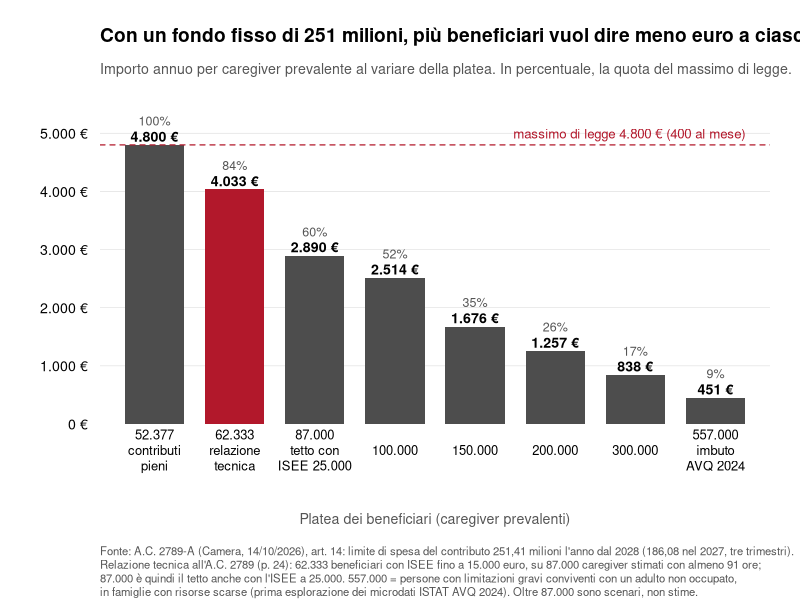
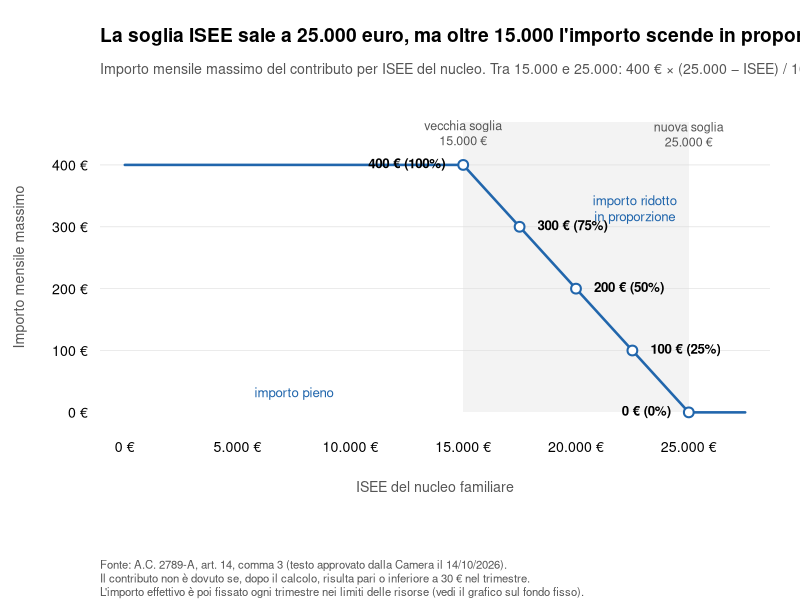
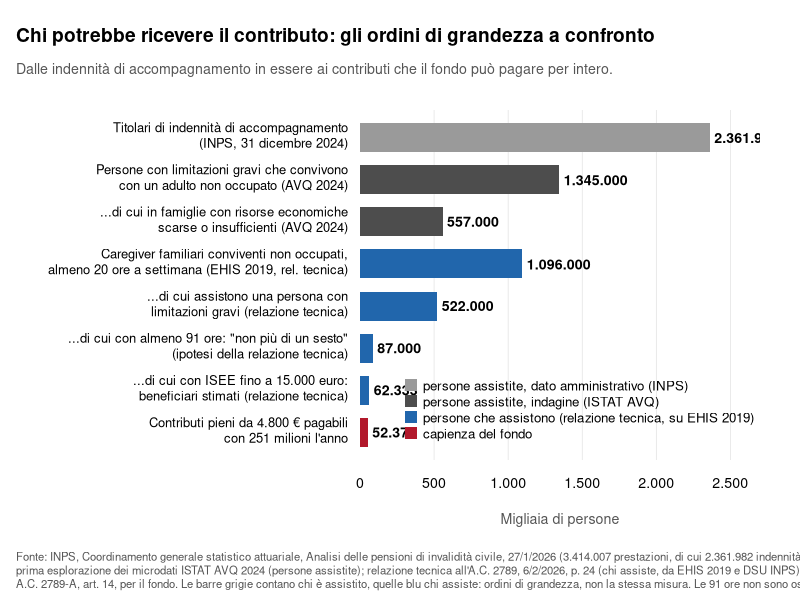

Here is the R script that generated these plots, in order:
# =============================================================================
# 09_grafici_fondo_fisso.R
# Tre grafici per l'Allegato A della tesina, con R di base (nessun pacchetto).
#  G06  importo annuo per beneficiario al variare della platea (fondo fisso)
#  G07  formula dell'ISEE tra 15.000 e 25.000 euro
#  G08  gli ordini di grandezza della platea a confronto
# Gli stessi numeri dello script 08_fondo_fisso_platea.R.
# Se sul Mac le lettere accentate escono male, lancia prima:
#   Sys.setlocale("LC_ALL", "it_IT.UTF-8")
# =============================================================================

# --- Parametri (identici allo script 08) -------------------------------------
# Limite di spesa del contributo (art. 14, comma 5, del testo approvato dalla Camera):
# 186,08 milioni nel 2027 (si pagano tre trimestri), 251,41 milioni nel 2028,
# 251,21 nel 2029-2034, 251,01 dal 2035. Lo stanziamento complessivo della legge
# (257 milioni nel 2027, 260 dal 2028) comprende anche piattaforma e personale INPS.
FONDO_CONTRIBUTO <- 251.41e6          # euro l'anno a regime (2028)
FONDO_2027       <- 186.08e6          # euro nel 2027, tre trimestri
CONTRIBUTO_MAX <- 1200 * 4            # 4.800 euro l'anno
ISEE_PIENO     <- 15000
ISEE_MAX       <- 25000
# Relazione tecnica al disegno di legge (A.C. 2789, 6/2/2026, p. 24 dello stampato):
RT_CONVIVENTI_20H      <- 1096000   # caregiver familiari conviventi non occupati, almeno 20 ore (EHIS 2019)
RT_NON_OCCUPATI        <- 522000    # ...di cui assistono una persona con limitazioni gravi
RT_PLATEA_MAX          <- 87000     # ...di cui con almeno 91 ore: "non piu' di un sesto" (ipotesi del Governo)
RT_BENEFICIARI         <- 62333     # ...di cui con ISEE fino a 15.000 euro (71,64%, dati DSU INPS 2023-24)
AVQ_CONVIVENTI_NON_OCC <- 1345000
AVQ_RISORSE_SCARSE     <- 557000

# --- Aspetto comune -------------------------------------------------------------
# Sul Mac R scrive i PNG con "quartz"; altrove con "cairo" (serve per le lettere accentate).
TIPO_PNG <- if (Sys.info()[["sysname"]] == "Darwin") "quartz" else "cairo"
SFONDO <- "#f4f4f1"   # fondo neutro chiaro di tutte le figure del paper, perché il testo risalti (10/11/2026)
GRIGIO  <- "#4D4D4D"
ROSSO   <- "#B2182B"
BLU     <- "#2166AC"
GRIGLIA <- "#DDDDDD"
TESTO2  <- "#555555"
it <- function(x, dec = 0) format(round(x, dec), big.mark = ".", decimal.mark = ",", trim = TRUE)

dir.create(file.path("output", "grafici"), showWarnings = FALSE, recursive = TRUE)
apri <- function(nome, larghezza = 10, altezza = 6.4) {
  png(file.path("output", "grafici", paste0(nome, ".png")),
      width = larghezza, height = altezza, units = "in", res = 240, type = TIPO_PNG, bg = SFONDO)
  par(family = "sans", mar = c(8.8, 5, 5.5, 1.5), mgp = c(3, 0.6, 0), las = 1,
      cex.axis = 0.85, bty = "n")
}
titoli <- function(titolo, sottotitolo, fonte) {
  mtext(titolo, side = 3, line = 3.2, adj = 0, font = 2, cex = 1.15)
  mtext(sottotitolo, side = 3, line = 1.6, adj = 0, cex = 0.85, col = TESTO2)
  mtext(fonte, side = 1, line = 7.8, adj = 0, cex = 0.68, col = TESTO2)
}

# =============================================================================
# G06 - importo annuo per beneficiario con fondo fisso
# =============================================================================
platea  <- c(FONDO_CONTRIBUTO / CONTRIBUTO_MAX, RT_BENEFICIARI, RT_PLATEA_MAX, 100000,
             150000, 200000, 300000, AVQ_RISORSE_SCARSE)
importo <- pmin(CONTRIBUTO_MAX, FONDO_CONTRIBUTO / platea)
etich   <- c(paste0(it(round(FONDO_CONTRIBUTO / CONTRIBUTO_MAX)), "\ncontributi\npieni"), "62.333\nrelazione\ntecnica", "87.000\ntetto con\nISEE 25.000", "100.000",
             "150.000", "200.000", "300.000", "557.000\nimbuto\nAVQ 2024")
colori  <- rep(GRIGIO, length(platea)); colori[2] <- ROSSO

apri("G06_importo_per_beneficiario_fondo_fisso")
b <- barplot(importo, names.arg = rep("", length(platea)), col = colori, border = NA,
             ylim = c(0, 5400), yaxt = "n", space = 0.35)
abline(h = seq(1000, 5000, 1000), col = GRIGLIA, lwd = 0.6)
barplot(importo, col = colori, border = NA, add = TRUE, axes = FALSE, names.arg = rep("", 8), space = 0.35)
axis(2, at = seq(0, 5000, 1000), labels = paste(it(seq(0, 5000, 1000)), "€"), col = NA, col.ticks = NA)
abline(h = CONTRIBUTO_MAX, col = ROSSO, lty = 2, lwd = 1.2)
text(max(b) + 0.5, CONTRIBUTO_MAX + 170, "massimo di legge 4.800 € (400 al mese)",
     adj = 1, cex = 0.8, col = ROSSO)
text(b, importo + 150, paste0(it(importo), " €"), cex = 0.85, font = 2)
text(b, importo + 420, paste0(round(100 * importo / CONTRIBUTO_MAX), "%"), cex = 0.75, col = TESTO2)
mtext(etich, side = 1, at = b, line = 0.5, cex = 0.78, padj = 0.5)
mtext("Platea dei beneficiari (caregiver prevalenti)", side = 1, line = 4.2, cex = 0.85, col = TESTO2)
titoli("Con un fondo fisso di 251 milioni, più beneficiari vuol dire meno euro a ciascuno",
       "Importo annuo per caregiver prevalente al variare della platea. In percentuale, la quota del massimo di legge.",
       paste0("Fonte: A.C. 2789-A (Camera, 14/10/2026), art. 14: limite di spesa del contributo 251,41 milioni l'anno dal 2028 (186,08 nel 2027, tre trimestri).\n",
              "Relazione tecnica all'A.C. 2789 (p. 24): 62.333 beneficiari con ISEE fino a 15.000 euro, su 87.000 caregiver stimati con almeno 91 ore;\n",
              "87.000 è quindi il tetto anche con l'ISEE a 25.000. 557.000 = persone con limitazioni gravi conviventi con un adulto non occupato,\n",
              "in famiglie con risorse scarse (prima esplorazione dei microdati ISTAT AVQ 2024). Oltre 87.000 sono scenari, non stime."))
dev.off()

# =============================================================================
# G07 - la formula dell'ISEE tra 15.000 e 25.000
# =============================================================================
isee  <- seq(0, 27500, by = 250)
coeff <- ifelse(isee <= ISEE_PIENO, 1,
         ifelse(isee >= ISEE_MAX, 0, (ISEE_MAX - isee) / (ISEE_MAX - ISEE_PIENO)))
mensile <- CONTRIBUTO_MAX * coeff / 12
punti <- c(15000, 17500, 20000, 22500, 25000)
punti_y <- CONTRIBUTO_MAX / 12 * ifelse(punti <= ISEE_PIENO, 1, (ISEE_MAX - punti) / 10000)

apri("G07_formula_isee_15000_25000")
plot(isee, mensile, type = "n", xlim = c(0, 27500), ylim = c(0, 470), xaxt = "n", yaxt = "n",
     xlab = "", ylab = "")
rect(ISEE_PIENO, 0, ISEE_MAX, 470, col = "#F3F3F3", border = NA)
abline(h = seq(100, 400, 100), col = GRIGLIA, lwd = 0.6)
axis(1, at = seq(0, 25000, 5000), labels = paste(it(seq(0, 25000, 5000)), "€"), col = NA, col.ticks = NA)
axis(2, at = seq(0, 400, 100), labels = paste(it(seq(0, 400, 100)), "€"), col = NA, col.ticks = NA)
lines(isee, mensile, col = BLU, lwd = 2.5)
points(punti, punti_y, pch = 21, bg = "white", col = BLU, lwd = 2, cex = 1.3)
text(punti, punti_y, paste0(it(punti_y), " € (", round(100 * punti_y / 400), "%)"),
     cex = 0.8, font = 2, pos = c(2, 4, 4, 4, 2), offset = 0.9)
text(ISEE_PIENO, 452, "vecchia soglia\n15.000 €", cex = 0.75, col = TESTO2, adj = 0.5)
text(ISEE_MAX, 450, "nuova soglia\n25.000 €", cex = 0.75, col = TESTO2, adj = 0.5)
text(7500, 30, "importo pieno", cex = 0.8, col = BLU)
text(22600, 330, "importo ridotto\nin proporzione", cex = 0.8, col = BLU)
mtext("ISEE del nucleo familiare", side = 1, line = 2.6, cex = 0.85, col = TESTO2)
mtext("Importo mensile massimo", side = 2, line = 3.6, cex = 0.85, col = TESTO2, las = 0)
titoli("La soglia ISEE sale a 25.000 euro, ma oltre 15.000 l'importo scende in proporzione",
       "Importo mensile massimo del contributo per ISEE del nucleo. Tra 15.000 e 25.000: 400 € × (25.000 − ISEE) / 10.000.",
       paste0("Fonte: A.C. 2789-A, art. 14, comma 3 (testo approvato dalla Camera il 14/10/2026).\n",
              "Il contributo non è dovuto se, dopo il calcolo, risulta pari o inferiore a 30 € nel trimestre.\n",
              "L'importo effettivo è poi fissato ogni trimestre nei limiti delle risorse (vedi il grafico sul fondo fisso)."))
dev.off()

# =============================================================================
# G08 - gli ordini di grandezza a confronto
# =============================================================================
INPS_ACCOMPAGNAMENTO <- 2361982   # indennità di accompagnamento vigenti al 31/12/2024
voci <- c("Titolari di indennità di accompagnamento\n(INPS, 31 dicembre 2024)",
          "Persone con limitazioni gravi che convivono\ncon un adulto non occupato (AVQ 2024)",
          "...di cui in famiglie con risorse economiche\nscarse o insufficienti (AVQ 2024)",
          "Caregiver familiari conviventi non occupati,\nalmeno 20 ore a settimana (EHIS 2019, rel. tecnica)",
          "...di cui assistono una persona con\nlimitazioni gravi (relazione tecnica)",
          "...di cui con almeno 91 ore: \"non più di un sesto\"\n(ipotesi della relazione tecnica)",
          "...di cui con ISEE fino a 15.000 euro:\nbeneficiari stimati (relazione tecnica)",
          "Contributi pieni da 4.800 € pagabili\ncon 251 milioni l'anno")
valori <- c(INPS_ACCOMPAGNAMENTO, AVQ_CONVIVENTI_NON_OCC, AVQ_RISORSE_SCARSE,
            RT_CONVIVENTI_20H, RT_NON_OCCUPATI, RT_PLATEA_MAX, RT_BENEFICIARI, FONDO_CONTRIBUTO / CONTRIBUTO_MAX)
tipo   <- c("inps", "assistiti", "assistiti", "caregiver", "caregiver", "caregiver", "caregiver", "fondo")
GRIGIO2 <- "#9A9A9A"
col8   <- c(inps = GRIGIO2, assistiti = GRIGIO, caregiver = BLU, fondo = ROSSO)[tipo]

png(file.path("output", "grafici", "G08_ordini_di_grandezza_platea.png"),
    width = 10, height = 7.6, units = "in", res = 240, type = TIPO_PNG, bg = SFONDO)
par(family = "sans", mar = c(7, 18, 5.5, 2), mgp = c(3, 0.6, 0), las = 1, cex.axis = 0.85, bty = "n")
b <- barplot(rev(valori) / 1000, horiz = TRUE, col = rev(col8), border = NA, xlim = c(0, 2700),
             xaxt = "n", names.arg = rep("", length(valori)), space = 0.45)
abline(v = seq(500, 2500, 500), col = GRIGLIA, lwd = 0.6)
barplot(rev(valori) / 1000, horiz = TRUE, col = rev(col8), border = NA, add = TRUE, axes = FALSE,
        names.arg = rep("", length(valori)), space = 0.45)
axis(1, at = seq(0, 2500, 500), labels = it(seq(0, 2500, 500)), col = NA, col.ticks = NA)
mtext(rev(voci), side = 2, at = b, line = 0.6, cex = 0.78, adj = 1, padj = 0.4)
text(rev(valori) / 1000 + 30, b, it(rev(valori)), adj = 0, cex = 0.85, font = 2)
mtext("Migliaia di persone", side = 1, line = 2.4, cex = 0.85, col = TESTO2)
legend("bottomright", inset = c(0, 0.03), bty = "n", cex = 0.8, pch = 15, pt.cex = 1.6,
       col = c(GRIGIO2, GRIGIO, BLU, ROSSO),
       legend = c("persone assistite, dato amministrativo (INPS)", "persone assistite, indagine (ISTAT AVQ)",
                  "persone che assistono (relazione tecnica, su EHIS 2019)", "capienza del fondo"))
xs <- grconvertX(0.02, from = "ndc", to = "user")   # bordo sinistro della figura
mtext("Chi potrebbe ricevere il contributo: gli ordini di grandezza a confronto", side = 3, line = 3.2, at = xs, adj = 0, font = 2, cex = 1.15)
mtext("Dalle indennità di accompagnamento in essere ai contributi che il fondo può pagare per intero.",
      side = 3, line = 1.6, at = xs, adj = 0, cex = 0.85, col = TESTO2)
mtext(paste0("Fonte: INPS, Coordinamento generale statistico attuariale, Analisi delle pensioni di invalidità civile, 27/1/2026 (3.414.007 prestazioni, di cui 2.361.982 indennità);\n",
             "prima esplorazione dei microdati ISTAT AVQ 2024 (persone assistite); relazione tecnica all'A.C. 2789, 6/2/2026, p. 24 (chi assiste, da EHIS 2019 e DSU INPS);\n",
             "A.C. 2789-A, art. 14, per il fondo. Le barre grigie contano chi è assistito, quelle blu chi assiste: ordini di grandezza, non la stessa misura. Le 91 ore non sono osservate da nessuna indagine."),
      side = 1, line = 5.6, at = xs, adj = 0, cex = 0.68, col = TESTO2)
dev.off()

cat("Grafici salvati in output/grafici: G06, G07, G08\n")
